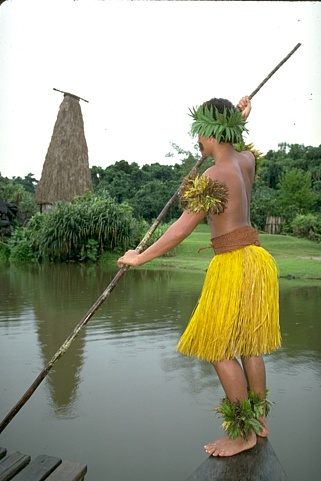
%> input picture Quantative_Style/grouping/data/101087.jpg, 321 x 481 px
$ octave --eval "result = globalPb_im_multiscale(imread('../data/101087.jpg'));"   (GNU Octave 9; MATLAB toolbox functions it lacks are replaced by stand-ins)
%> lines starting %> are read from the running program, lines starting %| are printed output that depends on the picture
### Quantative_Style/grouping/lib/det_mPb.m
function [bg1, bg2, bg3, cga1, cga2, cga3, cgb1, cgb2, cgb3, tg1, tg2, tg3, textons] = det_mPb(im)
% compute image gradients. Implementation by Michael Maire.

% compute pb parts
[ ...
    textons, ...
    bg_r3, bg_r5,  bg_r10,  cga_r5, cga_r10, cga_r20, cgb_r5, cgb_r10, cgb_r20, tg_r5,  tg_r10,  tg_r20...
    ] = mex_pb_parts_final_selected(im(:,:,1),im(:,:,2),im(:,:,3));
%disp(mex_pb_parts_final_selected(im(:,:,1),im(:,:,2),im(:,:,3)));
disp(size(bg_r3));
[sx sy sz] = size(im);
temp = zeros([sx sy 8]);

for r = [3 5 10]
    for ori = 1:8
        eval(['temp(:,:,ori) = bg_r' num2str(r) '{' num2str(ori) '};']);
    end
    eval(['bg_r' num2str(r) ' = temp;']);
end
bg1 = bg_r3; bg2 = bg_r5;  bg3 = bg_r10;

for r = [5 10 20]
    for ori = 1:8
        eval(['temp(:,:,ori) = cga_r' num2str(r) '{' num2str(ori) '};']);
    end
    eval(['cga_r' num2str(r) ' = temp;']);
end
cga1 = cga_r5; cga2 = cga_r10;  cga3 = cga_r20;

for r = [5 10 20]
    for ori = 1:8
        eval(['temp(:,:,ori) = cgb_r' num2str(r) '{' num2str(ori) '};']);
    end
    eval(['cgb_r' num2str(r) ' = temp;']);
end
cgb1 = cgb_r5; cgb2 = cgb_r10;  cgb3 = cgb_r20;

for r = [5 10 20]
    for ori = 1:8
        eval(['temp(:,:,ori) = tg_r' num2str(r) '{' num2str(ori) '};']);
    end
    eval(['tg_r' num2str(r) ' = temp;']);
end
tg1 = tg_r5; tg2 = tg_r10;  tg3 = tg_r20;

### Quantative_Style/grouping/lib/globalPb_im_multiscale.m
function [gPb_orient_ty gPb_orient_sm gPb_orient gPb_orient_lg] = globalPb_im_multiscale(im, outFile, rsz, spb_max_mem)
% syntax:
%   [gPb_orient, gPb_thin, textons] = globalPb_im(im, outFile, rsz)
%
% description:
%   compute Globalized Probability of Boundary of a color image.
%
% arguments:
%   im:       image
%   outFile:  mat format (optional)
%   rsz:      resizing factor in (0,1], to speed-up eigenvector computation
%
% outputs (uint8):
%   gPb_orient: oriented lobalized probability of boundary.
%   gPb_thin:  thinned contour image.
%   textons
%
% Pablo Arbelaez <arbelaez@eecs.berkeley.edu>
% April 2008

% largest region area for sPb at full size
if nargin<4, spb_max_mem = 300*300; end

if nargin<3, rsz = 1.0; end
if nargin<2, outFile = ''; end

if ((rsz<=0) || (rsz>1)),
    error('resizing factor rsz out of range (0,1]');
end

[tx, ty, nchan] = size(im);
%> tx = 481; ty = 321; nchan = 3
orig_sz = [tx, ty];
%> orig_sz = [481 321]

%% resize image
im_ty = imresize(im,4,'bicubic');   im_ty = min(max(im_ty,0),1);
%> after `im_ty = min(max(im_ty,0),1)`:
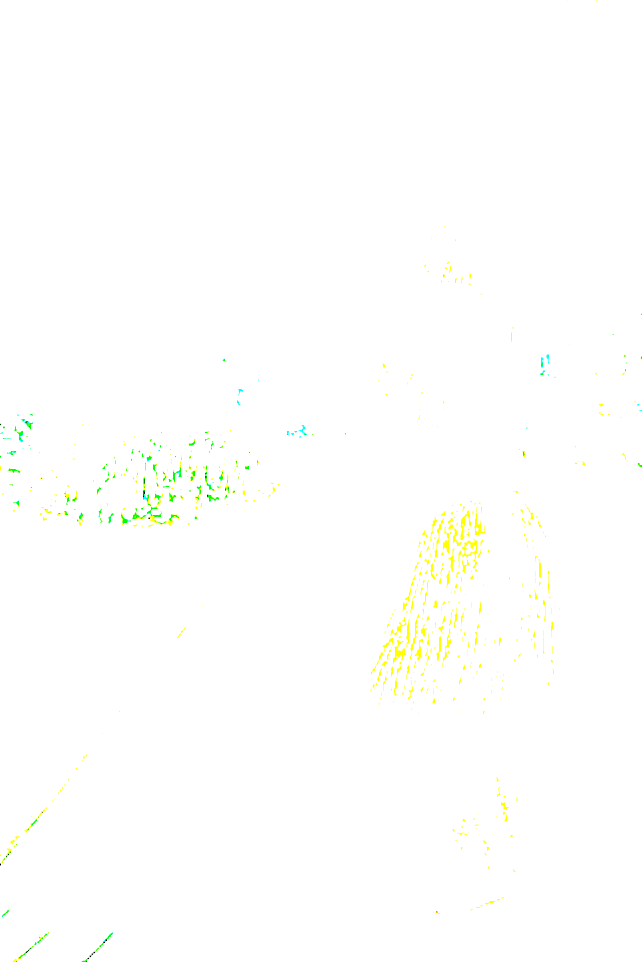
%> im_ty: size 1924x1284x3 uint8 (shown at 1/2 size); mean R, G, B 0.998, 1, 0.993; drawn with 1 as white
im_sm = imresize(im,2,'bicubic');   im_sm = min(max(im_sm,0),1);
%> after `im_sm = min(max(im_sm,0),1)`:
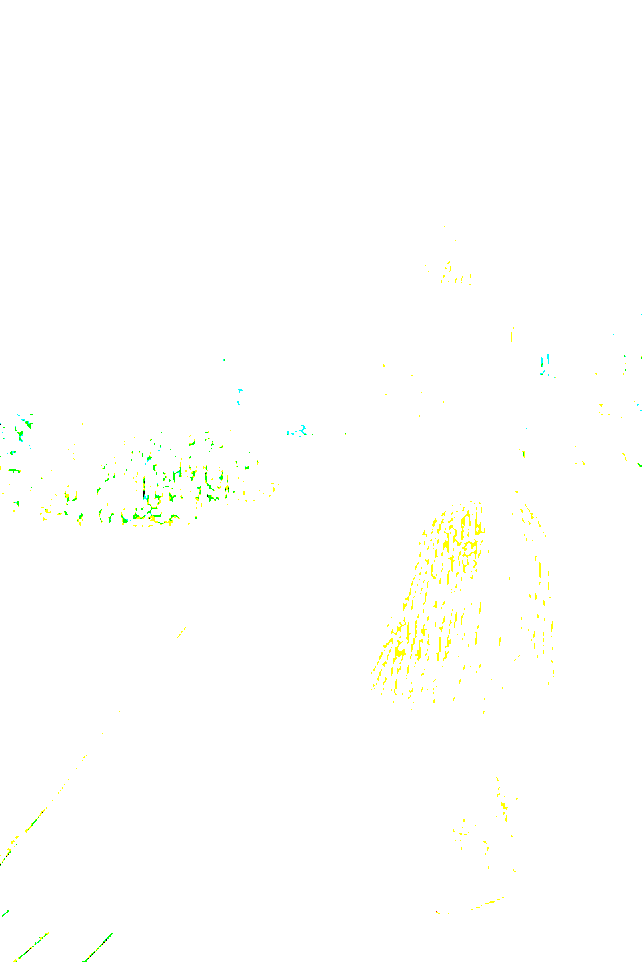
%> im_sm: size 962x642x3 uint8; mean R, G, B 0.998, 1, 0.993; drawn with 1 as white
im_lg = imresize(im,0.5,'bicubic'); im_lg = min(max(im_lg,0),1);
%> after `im_lg = imresize(im,0.5,'bicubic')`:
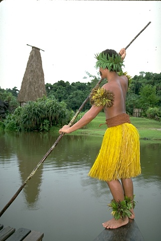
%> im_lg: size 241x161x3 uint8; mean R, G, B 153, 156.2, 133.6
%> after `im_lg = min(max(im_lg,0),1)`:
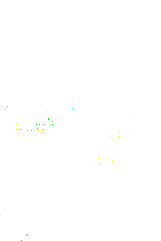
%> im_lg: size 241x161x3 uint8; mean R, G, B 1, 1, 0.999; drawn with 1 as white
%> the run ends on the next line
%im_vlg = imresize(im,0.25,'bicubic'); im_vlg = min(max(im_vlg,0),1);

%% compute cues - standard size
[bg1, bg2, bg3, cga1, cga2, cga3, cgb1, cgb2, cgb3, tg1, tg2, tg3, textons] = det_mPb(im);

%% compute cues - tiny, small, and large sizes
[bg_, cga_, cgb_, tg_, textons_] = det_mPb_sm(im_ty);
[bg0, cga0, cgb0, tg0, textons0] = det_mPb_sm(im_sm);
[bg4, cga4, cgb4, tg4, textons4] = det_mPb_lg(im_lg);
%[bg5, cga5, cgb5, tg5, textons5] = det_mPb_lg(im_vlg);

%% smooth cues
tic;
gtheta = [1.5708    1.1781    0.7854    0.3927   0    2.7489    2.3562    1.9635];
for o = 1 : size(tg1, 3),
    bg_(:,:,o) = fitparab(bg_(:,:,o),3,3/4,gtheta(o));
    bg0(:,:,o) = fitparab(bg0(:,:,o),3,3/4,gtheta(o));
    bg1(:,:,o) = fitparab(bg1(:,:,o),3,3/4,gtheta(o));
    bg2(:,:,o) = fitparab(bg2(:,:,o),5,5/4,gtheta(o));
    bg3(:,:,o) = fitparab(bg3(:,:,o),10,10/4,gtheta(o));
    bg4(:,:,o) = fitparab(bg4(:,:,o),10,10/4,gtheta(o));
    %bg5(:,:,o) = fitparab(bg5(:,:,o),10,10/4,gtheta(o));

    cga_(:,:,o) = fitparab(cga_(:,:,o),5,5/4,gtheta(o));
    cga0(:,:,o) = fitparab(cga0(:,:,o),5,5/4,gtheta(o));
    cga1(:,:,o) = fitparab(cga1(:,:,o),5,5/4,gtheta(o));
    cga2(:,:,o) = fitparab(cga2(:,:,o),10,10/4,gtheta(o));
    cga3(:,:,o) = fitparab(cga3(:,:,o),20,20/4,gtheta(o));
    cga4(:,:,o) = fitparab(cga4(:,:,o),20,20/4,gtheta(o));
    %cga5(:,:,o) = fitparab(cga5(:,:,o),20,20/4,gtheta(o));

    cgb_(:,:,o) = fitparab(cgb_(:,:,o),5,5/4,gtheta(o));
    cgb0(:,:,o) = fitparab(cgb0(:,:,o),5,5/4,gtheta(o));
    cgb1(:,:,o) = fitparab(cgb1(:,:,o),5,5/4,gtheta(o));
    cgb2(:,:,o) = fitparab(cgb2(:,:,o),10,10/4,gtheta(o));
    cgb3(:,:,o) = fitparab(cgb3(:,:,o),20,20/4,gtheta(o));
    cgb4(:,:,o) = fitparab(cgb4(:,:,o),20,20/4,gtheta(o));
    %cgb5(:,:,o) = fitparab(cgb5(:,:,o),20,20/4,gtheta(o));

    tg_(:,:,o) = fitparab(tg_(:,:,o),5,5/4,gtheta(o));
    tg0(:,:,o) = fitparab(tg0(:,:,o),5,5/4,gtheta(o));
    tg1(:,:,o) = fitparab(tg1(:,:,o),5,5/4,gtheta(o));
    tg2(:,:,o) = fitparab(tg2(:,:,o),10,10/4,gtheta(o));
    tg3(:,:,o) = fitparab(tg3(:,:,o),20,20/4,gtheta(o));
    tg4(:,:,o) = fitparab(tg4(:,:,o),20,20/4,gtheta(o));
    %tg5(:,:,o) = fitparab(tg5(:,:,o),20,20/4,gtheta(o));
end
fprintf('Cues smoothing:%g\n', toc);

%% set maximum sPb memory to use
rsz_ty = rsz; while ((rsz_ty*rsz_ty*size(bg_,1)*size(bg_,2)) > spb_max_mem), rsz_ty = 0.5*rsz_ty; end
rsz_sm = rsz; while ((rsz_sm*rsz_sm*size(bg0,1)*size(bg0,2)) > spb_max_mem), rsz_sm = 0.5*rsz_sm; end
rsz_md = rsz; while ((rsz_md*rsz_md*size(bg1,1)*size(bg1,2)) > spb_max_mem), rsz_md = 0.5*rsz_md; end
rsz_lg = rsz; while ((rsz_lg*rsz_lg*size(bg2,1)*size(bg2,2)) > spb_max_mem), rsz_lg = 0.5*rsz_lg; end
%rsz_vlg = rsz; while ((rsz_vlg*rsz_vlg*size(bg3,1)*size(bg3,2)) > spb_max_mem), rsz_vlg = 0.5*rsz_vlg; end

%% compute mPb versions
[mPb_ty, mPb_rsz_ty]   = mPb_from_cues(bg_, bg0, bg1, cga_, cga0, cga1, cgb_, cgb0, cgb1, tg_, tg0, tg1, rsz_ty);
[mPb_sm, mPb_rsz_sm]   = mPb_from_cues(bg0, bg1, bg2, cga0, cga1, cga2, cgb0, cgb1, cgb2, tg0, tg1, tg2, rsz_sm);
[mPb,    mPb_rsz]      = mPb_from_cues(bg1, bg2, bg3, cga1, cga2, cga3, cgb1, cgb2, cgb3, tg1, tg2, tg3, rsz_md);
[mPb_lg, mPb_rsz_lg]   = mPb_from_cues(bg2, bg3, bg4, cga2, cga3, cga4, cgb2, cgb3, cgb4, tg2, tg3, tg4, rsz_lg);
%[mPb_vlg, mPb_rsz_vlg] = mPb_from_cues(bg3, bg4, bg5, cga3, cga4, cga5, cgb3, cgb4, cgb5, tg3, tg4, tg5, rsz_vlg);

%% compute sPb versions
outFile2 = strcat(outFile, '_pbs.mat');
[sPb_ty] = spectralPb(mPb_rsz_ty, orig_sz, outFile2);
delete(outFile2);

outFile2 = strcat(outFile, '_pbs.mat');
[sPb_sm] = spectralPb(mPb_rsz_sm, orig_sz, outFile2);
delete(outFile2);

outFile2 = strcat(outFile, '_pbs.mat');
[sPb] = spectralPb(mPb_rsz, orig_sz, outFile2);
delete(outFile2);

outFile2 = strcat(outFile, '_pbs.mat');
[sPb_lg] = spectralPb(mPb_rsz_lg, orig_sz, outFile2);
delete(outFile2);

%outFile2 = strcat(outFile, '_pbs.mat');
%[sPb_vlg] = spectralPb(mPb_rsz_vlg, orig_sz, outFile2);
%delete(outFile2);

%% compute gPb versions
[gPb_orient_ty gPb_thin_ty]   = gPb_from_cues(bg_, bg0, bg1, cga_, cga0, cga1, cgb_, cgb0, cgb1, tg_, tg0, tg1, mPb_ty, sPb_ty);
[gPb_orient_sm gPb_thin_sm]   = gPb_from_cues(bg0, bg1, bg2, cga0, cga1, cga2, cgb0, cgb1, cgb2, tg0, tg1, tg2, mPb_sm, sPb_sm);
[gPb_orient    gPb_thin]      = gPb_from_cues(bg1, bg2, bg3, cga1, cga2, cga3, cgb1, cgb2, cgb3, tg1, tg2, tg3, mPb,    sPb);
[gPb_orient_lg gPb_thin_lg]   = gPb_from_cues(bg2, bg3, bg4, cga2, cga3, cga4, cgb2, cgb3, cgb4, tg2, tg3, tg4, mPb_lg, sPb_lg);
%[gPb_orient_vlg gPb_thin_vlg] = gPb_from_cues(bg3, bg4, bg5, cga3, cga4, cga5, cgb3, cgb4, cgb5, tg3, tg4, tg5, mPb_vlg, sPb_vlg);
